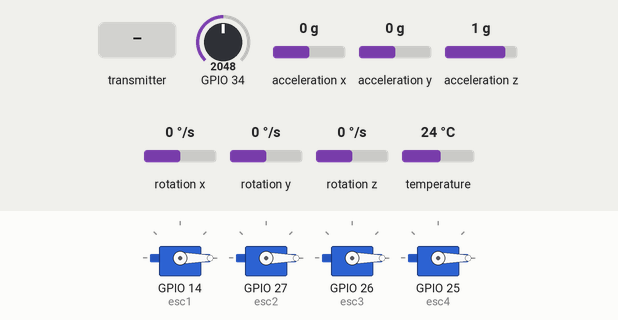
Recording of a sketch running on a simulated ESP32. Shown: 4 × servo. Inputs (shaded band) come from the test bench; at power-on: rotation y 0 °/s, rotation x 0 °/s, GPIO 34 = 2048, acceleration x 0 g, acceleration y 0 g, acceleration z 1 g, rotation z 0 °/s, temperature 24 °C. EEPROM starts erased; what the sketch prints to the serial monitor is not drawn.

Above: at 3.8 s.
3.9 s: the transmitter starts sending readChannel.4 = 2000
At 4.11 s:
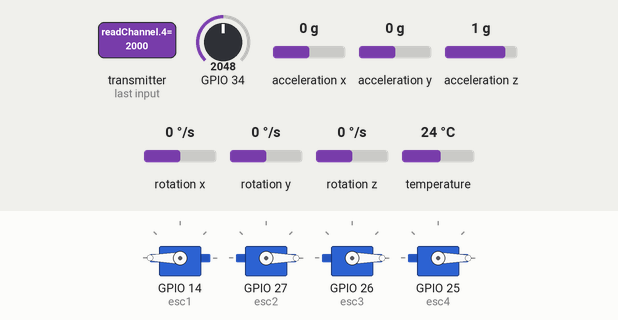
At 5.4 s:
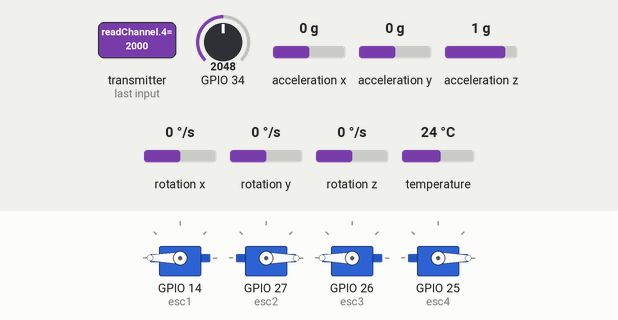
5.8 s: rotation y set to -192 °/s
At 6.5 s:
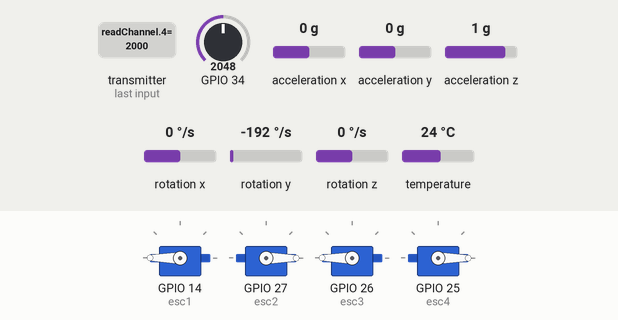
8.8 s: the transmitter starts sending readChannel.0 = 2000
At 9.0 s:
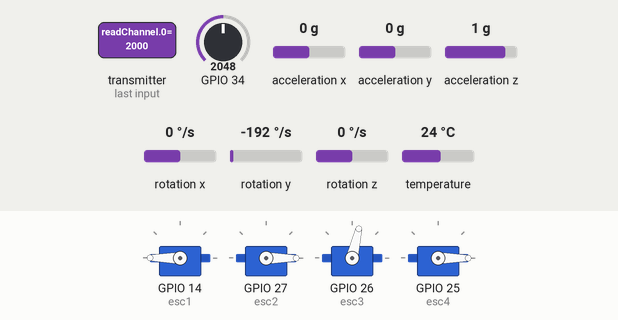
11.8 s: the transmitter starts sending readChannel.2 = 2000
14.8 s: rotation x set to 100 °/s
17.8 s: rotation x set to 192 °/s
Timing chart, 0 to 21.8 s (numbered marks = the images above; inputs shaded):
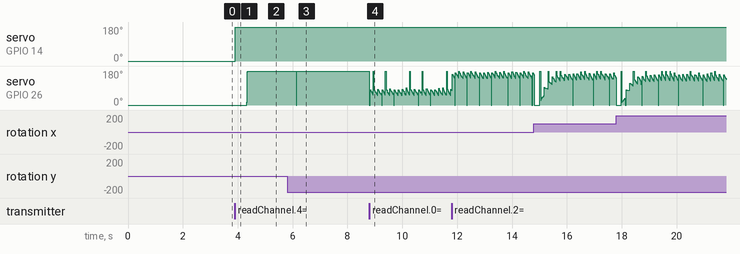

Measured:
- after the input at 3.9 s, servo on GPIO 14 (esc1): 0° → 180° at once; servo on GPIO 26 (esc3): 0° → 180° after 0.42 s
- after the input at 5.8 s, servo on GPIO 26 (esc3): 180° → 0° after 0.33 s, → 180° 0.02 s later

The sketch:

final.ino
```cpp
#include <IBusBM.h>
#include <ESP32Servo.h>
#include <Wire.h>
#include <Adafruit_MPU6050.h>
#include <Adafruit_Sensor.h>
#include <math.h>
#include <WiFi.h>
#include <WebServer.h>
#include <EEPROM.h>
#include <TinyGPS++.h>
#include <LoRa.h>
#include <SPI.h>

// WiFi AP Config
const char* ap_ssid = "FRISS";
const char* ap_password = "mamahfris";
WebServer server(80);

// iBUS & Serial
HardwareSerial IBusSerial(1);
HardwareSerial GPSSerial(2);
IBusBM ibus;
TinyGPSPlus gps;

// ESC outputs
Servo esc1, esc2, esc3, esc4;

// MPU6050
Adafruit_MPU6050 mpu;

// GPS & LoRa Config (dari EEPROM)
struct Config {
  bool lora_enabled;
  bool gps_enabled;
  uint32_t checksum;
} config;

// Telemetry data
struct TelemetryData {
  float lat;
  float lon;
  float yaw;
  int throttle;
  float battery;
  unsigned long timestamp;
} telemetry;

// Offsets kalibrasi
float gyro_offset[3]  = {-30.0f, -21.0f, -64.0f};
float accel_offset[3] = {-9942.0f, -6006.0f, 10957.0f};
float alpha = 0.98f;

// PID Controllers
class PID {
public:
  float kp, ki, kd;
  float setpoint, input, output;
  float integral, prev_error;
  unsigned long last_time;
  float dt;

  PID(float p, float i, float d) : kp(p), ki(i), kd(d), integral(0), prev_error(0), last_time(0) {}

  float compute(float sp, float in) {
    unsigned long now = millis();
    dt = (now - last_time) / 1000.0f;
    if (dt < 0.001f) dt = 0.001f;
    last_time = now;
    float error = sp - in;
    integral += error * dt;
    integral = constrain(integral, -50, 50);
    float derivative = (error - prev_error) / dt;
    output = kp * error + ki * integral + kd * derivative;
    prev_error = error;
    return output;
  }
};

PID pid_roll_angle(4.0f, 0.3f, 0.1f);
PID pid_pitch_angle(4.0f, 0.3f, 0.1f);
PID pid_roll_rate(2.5f, 0.1f, 0.05f);
PID pid_pitch_rate(2.5f, 0.1f, 0.05f);
PID pid_yaw_rate(2.0f, 0.1f, 0.04f);

bool armed = false;
float angle_roll = 0, angle_pitch = 0;

// ============ I2C Scanner for MPU Debug ============
void scanI2C() {
  Serial.println("Scanning I2C bus...");
  byte error, address;
  int nDevices = 0;
  for (address = 1; address < 127; address++) {
    Wire.beginTransmission(address);
    error = Wire.endTransmission();
    if (error == 0) {
      Serial.print("I2C device found at address 0x");
      if (address < 16) Serial.print("0");
      Serial.println(address, HEX);
      nDevices++;
      if (address == 0x68) Serial.println("  -> MPU6050 detected!");
    }
  }
  if (nDevices == 0) Serial.println("No I2C devices found. Check wiring/power!");
  else Serial.println("I2C scan complete.");
}

// ============ EEPROM Functions ============
void loadConfig() {
  EEPROM.begin(512);
  EEPROM.get(0, config);

  uint32_t calc_checksum = config.lora_enabled + config.gps_enabled;
  if (config.checksum != calc_checksum) {
    // Default config
    config.lora_enabled = false;
    config.gps_enabled = false;
    saveConfig();
  }
  Serial.printf("Config loaded: LoRa=%d, GPS=%d\n", config.lora_enabled, config.gps_enabled);
}

void saveConfig() {
  config.checksum = config.lora_enabled + config.gps_enabled;
  EEPROM.put(0, config);
  EEPROM.commit();
  Serial.println("Config saved to EEPROM");
}

// ============ Web Server Handlers ============
void handleRoot() {
  String html = R"rawliteral(
<!DOCTYPE html>
<html>
<head>
  <meta charset="utf-8">
  <meta name="viewport" content="width=device-width, initial-scale=1">
  <title>FRISS Ground Station</title>
  <style>
    body { font-family: Arial; margin: 0; padding: 20px; background: #1a1a2e; color: #eee; }
    .container { max-width: 800px; margin: 0 auto; }
    h1 { text-align: center; color: #0f3; }
    .card { background: #16213e; padding: 20px; margin: 15px 0; border-radius: 10px; box-shadow: 0 4px 6px rgba(0,0,0,0.3); }
    .label { color: #aaa; font-size: 14px; margin-bottom: 5px; }
    .value { font-size: 24px; color: #0f3; font-weight: bold; }
    .grid { display: grid; grid-template-columns: 1fr 1fr; gap: 15px; }
    button { background: #0f3; color: #000; border: none; padding: 15px 30px; font-size: 16px; border-radius: 5px; cursor: pointer; width: 100%; margin-top: 10px; }
    button:hover { background: #0c0; }
    .switch { position: relative; display: inline-block; width: 60px; height: 34px; }
    .switch input { opacity: 0; width: 0; height: 0; }
    .slider { position: absolute; cursor: pointer; top: 0; left: 0; right: 0; bottom: 0; background-color: #ccc; transition: .4s; border-radius: 34px; }
    .slider:before { position: absolute; content: ""; height: 26px; width: 26px; left: 4px; bottom: 4px; background-color: white; transition: .4s; border-radius: 50%; }
    input:checked + .slider { background-color: #0f3; }
    input:checked + .slider:before { transform: translateX(26px); }
  </style>
</head>
<body>
  <div class="container">
    <h1>🚁 FRISS Ground Station</h1>

    <div class="card">
      <h2>📡 Telemetry Data</h2>
      <div class="grid">
        <div>
          <div class="label">Latitude</div>
          <div class="value" id="lat">--</div>
        </div>
        <div>
          <div class="label">Longitude</div>
          <div class="value" id="lon">--</div>
        </div>
        <div>
          <div class="label">Yaw (°)</div>
          <div class="value" id="yaw">--</div>
        </div>
        <div>
          <div class="label">Throttle</div>
          <div class="value" id="throttle">--</div>
        </div>
        <div>
          <div class="label">Battery (V)</div>
          <div class="value" id="battery">--</div>
        </div>
        <div>
          <div class="label">GPS Satellites</div>
          <div class="value" id="sats">--</div>
        </div>
      </div>
    </div>

    <div class="card">
      <h2>⚙️ Configuration</h2>
      <div style="margin: 15px 0; display: flex; justify-content: space-between; align-items: center;">
        <span>Enable LoRa Telemetry</span>
        <label class="switch">
          <input type="checkbox" id="lora" onchange="updateConfig()">
          <span class="slider"></span>
        </label>
      </div>
      <div style="margin: 15px 0; display: flex; justify-content: space-between; align-items: center;">
        <span>Enable GPS Monitoring</span>
        <label class="switch">
          <input type="checkbox" id="gps" onchange="updateConfig()">
          <span class="slider"></span>
        </label>
      </div>
      <button onclick="saveConfig()">💾 SAVE CONFIG</button>
    </div>
  </div>

  <script>
    function updateTelemetry() {
      fetch('/telemetry')
        .then(r => r.json())
        .then(data => {
          document.getElementById('lat').textContent = data.lat.toFixed(6);
          document.getElementById('lon').textContent = data.lon.toFixed(6);
          document.getElementById('yaw').textContent = data.yaw.toFixed(1);
          document.getElementById('throttle').textContent = data.throttle;
          document.getElementById('battery').textContent = data.battery.toFixed(2);
          document.getElementById('sats').textContent = data.sats;
        });
    }

    function loadConfig() {
      fetch('/config')
        .then(r => r.json())
        .then(data => {
          document.getElementById('lora').checked = data.lora;
          document.getElementById('gps').checked = data.gps;
        });
    }

    function updateConfig() {
      // Visual feedback only, actual save on button click
    }

    function saveConfig() {
      const data = {
        lora: document.getElementById('lora').checked,
        gps: document.getElementById('gps').checked
      };
      fetch('/config', {
        method: 'POST',
        headers: {'Content-Type': 'application/json'},
        body: JSON.stringify(data)
      })
      .then(r => r.text())
      .then(msg => {
        alert(msg);
      });
    }

    loadConfig();
    setInterval(updateTelemetry, 1000);
    updateTelemetry();
  </script>
</body>
</html>
)rawliteral";
  server.send(200, "text/html", html);
}

void handleTelemetry() {
  String json = "{";
  json += "\"lat\":" + String(telemetry.lat, 6) + ",";
  json += "\"lon\":" + String(telemetry.lon, 6) + ",";
  json += "\"yaw\":" + String(telemetry.yaw, 1) + ",";
  json += "\"throttle\":" + String(telemetry.throttle) + ",";
  json += "\"battery\":" + String(telemetry.battery, 2) + ",";
  json += "\"sats\":" + String(gps.satellites.value());
  json += "}";
  server.send(200, "application/json", json);
}

void handleGetConfig() {
  String json = "{";
  json += "\"lora\":" + String(config.lora_enabled ? "true" : "false") + ",";
  json += "\"gps\":" + String(config.gps_enabled ? "true" : "false");
  json += "}";
  server.send(200, "application/json", json);
}

void handlePostConfig() {
  if (server.hasArg("plain")) {
    String body = server.arg("plain");

    // Simple JSON parsing (cari "true")
    config.lora_enabled = (body.indexOf("\"lora\":true") > -1);
    config.gps_enabled = (body.indexOf("\"gps\":true") > -1);

    saveConfig();

    // Reinit modules
    if (config.lora_enabled) initLoRa();
    if (config.gps_enabled) initGPS();

    server.send(200, "text/plain", "Config saved! LoRa=" + String(config.lora_enabled) + " GPS=" + String(config.gps_enabled));
  } else {
    server.send(400, "text/plain", "Bad Request");
  }
}

// ============ LoRa Functions ============
void initLoRa() {
  SPI.begin(18, 19, 23, 5); // SCK, MISO, MOSI, NSS
  LoRa.setPins(5, 4, 2);    // NSS, RST, DIO0

  if (!LoRa.begin(433E6)) {
    Serial.println("LoRa init failed!");
    config.lora_enabled = false;
    return;
  }

  LoRa.setSpreadingFactor(7);
  LoRa.setSignalBandwidth(125E3);
  LoRa.setCodingRate4(5);
  Serial.println("LoRa initialized at 433 MHz");
}

void sendLoRaTelemetry() {
  if (!config.lora_enabled) return;

  LoRa.beginPacket();
  LoRa.print("LAT:");  LoRa.print(telemetry.lat, 6);
  LoRa.print(",LON:"); LoRa.print(telemetry.lon, 6);
  LoRa.print(",YAW:"); LoRa.print(telemetry.yaw, 1);
  LoRa.print(",THR:"); LoRa.print(telemetry.throttle);
  LoRa.print(",BAT:"); LoRa.print(telemetry.battery, 2);
  LoRa.endPacket();
}

// ============ GPS Functions ============
void initGPS() {
  GPSSerial.begin(9600, SERIAL_8N1, 17, -1); // RX=17, TX not used
  Serial.println("GPS initialized on GPIO17");
}

void updateGPS() {
  if (!config.gps_enabled) return;

  while (GPSSerial.available() > 0) {
    gps.encode(GPSSerial.read());
  }

  if (gps.location.isUpdated()) {
    telemetry.lat = gps.location.lat();
    telemetry.lon = gps.location.lng();
  }
}

// ============ Battery Monitor ============
float readBattery() {
  // Asumsi battery monitor di GPIO 34 (ADC1_CH6), voltage divider 11:1
  int raw = analogRead(34);
  return (raw / 4095.0) * 3.3 * 11.0; // Scale to voltage
}

// ============ Main Setup ============
void setup() {
  Serial.begin(115200);
  while (!Serial) delay(10);  // Tunggu serial ready
  Serial.println("\n=== QUAD FC START ===");

  // Load config from EEPROM
  loadConfig();

  // I2C & MPU6050 (INIT DULU SEBELUM WiFi!)
  Wire.begin();
  Wire.setClock(400000);
  delay(100);  // Stabilkan I2C

  // Debug I2C scan
  scanI2C();

  if (!mpu.begin()) {
    Serial.println("MPU6050 not found! Check wiring:");
    Serial.println("- SDA -> GPIO 21");
    Serial.println("- SCL -> GPIO 22");
    Serial.println("- VCC -> 3.3V");
    Serial.println("- GND -> GND");
    Serial.println("Re-upload after fix wiring.");
    while (1) delay(10);
  }
  mpu.setAccelerometerRange(MPU6050_RANGE_2_G);
  mpu.setGyroRange(MPU6050_RANGE_2000_DEG);
  mpu.setFilterBandwidth(MPU6050_BAND_21_HZ);
  Serial.println("MPU6050 initialized ✓");

  // WiFi AP (setelah I2C stabil)
  WiFi.mode(WIFI_AP);
  WiFi.softAP(ap_ssid, ap_password);
  delay(500);  // Tunggu AP stabil
  Serial.println("\n========================================");
  Serial.println("WiFi AP Started: " + String(ap_ssid));
  Serial.println("Password: " + String(ap_password));
  Serial.println("IP Address: " + WiFi.softAPIP().toString());
  Serial.println("========================================");
  Serial.println("1. Disconnect dari WiFi rumah");
  Serial.println("2. Connect ke WiFi: FRISS");
  Serial.println("3. Buka browser: http://192.168.4.1");
  Serial.println("========================================\n");

  // Web Server Routes
  server.on("/", handleRoot);
  server.on("/telemetry", handleTelemetry);
  server.on("/config", HTTP_GET, handleGetConfig);
  server.on("/config", HTTP_POST, handlePostConfig);
  server.begin();
  Serial.println("Web Server started on port 80 ✓");

  // iBUS
  IBusSerial.begin(115200, SERIAL_8N1, 16, -1);
  ibus.begin(IBusSerial, IBUSBM_NOTIMER);
  Serial.println("iBUS initialized on GPIO16 ✓");

  // ESCs
  esc1.attach(14, 1000, 2000);
  esc2.attach(27, 1000, 2000);
  esc3.attach(26, 1000, 2000);
  esc4.attach(25, 1000, 2000);
  writeAllESC(1000);
  delay(2000);
  Serial.println("ESCs armed (1000us - OFF) ✓");

  // Optional modules
  if (config.lora_enabled) initLoRa();
  if (config.gps_enabled) initGPS();

  Serial.println("=== SETUP COMPLETE === Arm via CH5 >1500 (NO PROP!)");
  Serial.println("Gerakkan stick untuk test channels. Monitor for iBUS data.");
}

// ============ Main Loop ============
void loop() {
  unsigned long loop_start = micros();
  unsigned long now = millis();
  static unsigned long prev_time = 0;
  static unsigned long prev_telemetry = 0;
  static unsigned long prev_debug = 0;

  float dt = (now - prev_time) / 1000.0f;
  if (dt < 0.001f) dt = 0.001f;
  prev_time = now;

  // Handle web clients
  server.handleClient();

  // Update GPS
  updateGPS();

  // iBUS
  ibus.loop();
  int raw_roll  = ibus.readChannel(0);
  int raw_pitch = ibus.readChannel(1);
  int raw_throt = ibus.readChannel(2);
  int raw_yaw   = ibus.readChannel(3);
  int raw_aux1  = ibus.readChannel(4);

  // Debug print iBUS (setiap 1s)
  if (now - prev_debug > 1000) {
    Serial.printf("DEBUG: CH1=%d CH2=%d CH3=%d CH4=%d CH5=%d | GPS Fix=%d Sat=%d\n",
                  raw_roll, raw_pitch, raw_throt, raw_yaw, raw_aux1, gps.location.isValid(), gps.satellites.value());
    prev_debug = now;
  }

  // Arm/Disarm
  armed = (raw_aux1 > 1500);
  if (!armed) {
    writeAllESC(1000);
    return;
  }

  // Failsafe
  if (raw_throt < 1050 || raw_roll < 0 || raw_pitch < 0 || raw_yaw < 0) {
    writeAllESC(1000);
    Serial.println("FAILSAVE: Invalid iBUS data or low throttle!");
    delay(50);
    return;
  }

  // Scale setpoints
  float angle_set_roll  = (raw_roll  - 1500.0f) * 0.06f;
  float angle_set_pitch = (raw_pitch - 1500.0f) * 0.06f;
  float rate_set_yaw    = (raw_yaw   - 1500.0f) * 0.5f;

  // Read MPU6050
  sensors_event_t a, g, temp;
  mpu.getEvent(&a, &g, &temp);

  float accel_x = (a.acceleration.x - accel_offset[0]) / 16384.0f * 9.81f;
  float accel_y = (a.acceleration.y - accel_offset[1]) / 16384.0f * 9.81f;
  float accel_z = (a.acceleration.z - accel_offset[2]) / 16384.0f * 9.81f;
  float gyro_x  = (g.gyro.x - gyro_offset[0]) * 57.2958f;
  float gyro_y  = (g.gyro.y - gyro_offset[1]) * 57.2958f;
  float gyro_z  = (g.gyro.z - gyro_offset[2]) * 57.2958f;

  // Complementary filter
  float accel_roll  = atan2(accel_y, accel_z) * 57.2958f;
  float accel_pitch = atan2(-accel_x, sqrt(accel_y*accel_y + accel_z*accel_z)) * 57.2958f;
  angle_roll  = alpha * (angle_roll  + gyro_y * dt) + (1 - alpha) * accel_roll;
  angle_pitch = alpha * (angle_pitch + gyro_x * dt) + (1 - alpha) * accel_pitch;

  // PID control
  float rate_target_roll  = pid_roll_angle.compute(angle_set_roll, angle_roll);
  float rate_target_pitch = pid_pitch_angle.compute(angle_set_pitch, angle_pitch);
  pid_roll_rate.compute(rate_target_roll, gyro_y);
  pid_pitch_rate.compute(rate_target_pitch, -gyro_x);
  float yaw_cmd = pid_yaw_rate.compute(rate_set_yaw, gyro_z);

  // Mixer
  float throttle = raw_throt;
  float roll_cmd  = pid_roll_rate.output * 10.0f;
  float pitch_cmd = pid_pitch_rate.output * 10.0f;
  float yaw_cmd_s = yaw_cmd * 8.0f;

  float M1 = throttle + (-roll_cmd + pitch_cmd - yaw_cmd_s);
  float M2 = throttle + ( roll_cmd + pitch_cmd + yaw_cmd_s);
  float M3 = throttle + (-roll_cmd - pitch_cmd + yaw_cmd_s);
  float M4 = throttle + ( roll_cmd - pitch_cmd - yaw_cmd_s);

  int pwm1 = constrain((int)M1, 1000, 2000);
  int pwm2 = constrain((int)M2, 1000, 2000);
  int pwm3 = constrain((int)M3, 1000, 2000);
  int pwm4 = constrain((int)M4, 1000, 2000);

  esc1.writeMicroseconds(pwm1);
  esc2.writeMicroseconds(pwm2);
  esc3.writeMicroseconds(pwm3);
  esc4.writeMicroseconds(pwm4);

  // Update telemetry (every 500ms)
  if (now - prev_telemetry > 500) {
    telemetry.yaw = gyro_z;
    telemetry.throttle = raw_throt;
    telemetry.battery = readBattery();
    telemetry.timestamp = now;

    sendLoRaTelemetry();
    prev_telemetry = now;
  }

  // Maintain 200Hz loop
  while (micros() - loop_start < 5000) {}
}

void writeAllESC(int value) {
  esc1.writeMicroseconds(value);
  esc2.writeMicroseconds(value);
  esc3.writeMicroseconds(value);
  esc4.writeMicroseconds(value);
}
```
